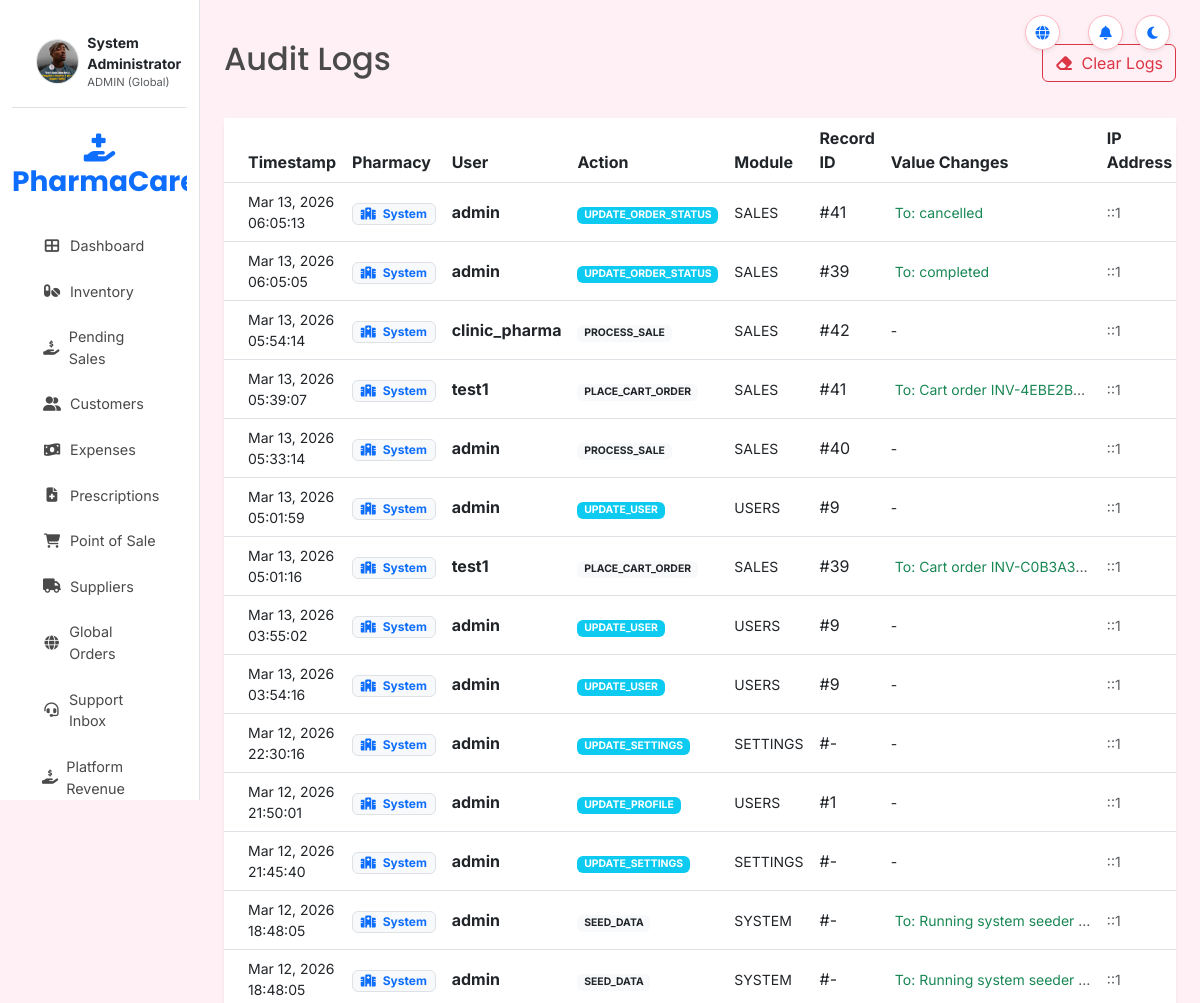
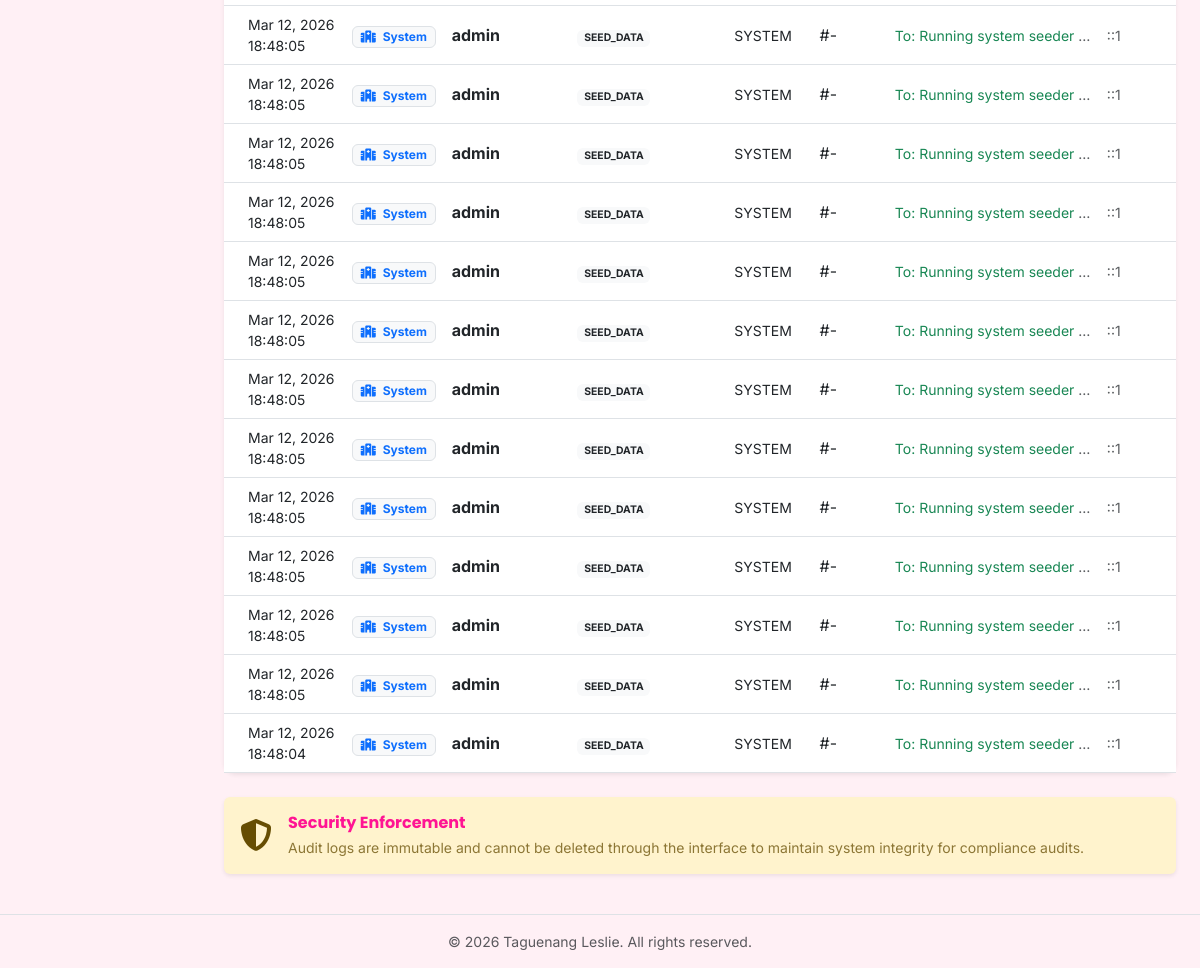
/audit_logs.php (signed in), run on the app's committed database (2 pictures, top to bottom).
### tables this page shows
CREATE TABLE IF NOT EXISTS audit_logs (
    id INT PRIMARY KEY AUTO_INCREMENT,
    user_id INT,
    action VARCHAR(100) NOT NULL,
    table_name VARCHAR(50),
    record_id INT,
    old_value TEXT,
    new_value TEXT,
    ip_address VARCHAR(45),
    pharmacy_id INT,
    created_at TIMESTAMP DEFAULT CURRENT_TIMESTAMP,
    FOREIGN KEY (user_id) REFERENCES users(id) ON DELETE SET NULL,
    FOREIGN KEY (pharmacy_id) REFERENCES pharmacies(id) ON DELETE SET NULL
);

CREATE TABLE IF NOT EXISTS users (
    id INT PRIMARY KEY AUTO_INCREMENT,
    username VARCHAR(50) UNIQUE NOT NULL,
    email VARCHAR(100) UNIQUE NOT NULL,
    password_hash VARCHAR(255) NOT NULL,
    role ENUM('admin', 'pharmacist', 'cashier', 'customer') NOT NULL,
    full_name VARCHAR(100),
    avatar VARCHAR(255),
    pharmacy_id INT,  
    created_at TIMESTAMP DEFAULT CURRENT_TIMESTAMP,
    last_login TIMESTAMP NULL,
    is_active BOOLEAN DEFAULT TRUE,
    language VARCHAR(10) DEFAULT 'en',  
    last_notif_dismissal TIMESTAMP NULL DEFAULT NULL,
    FOREIGN KEY (pharmacy_id) REFERENCES pharmacies(id) ON DELETE SET NULL
);

### audit_logs.php (the view, shortened to what this page needs)
<?php
require_once 'includes/config/database.php';
$limit = 50;
$page = isset($_GET['page']) ? (int)$_GET['page'] : 1;
$offset = ($page - 1) * $limit;
try {
    $pharma_id = $_SESSION['pharmacy_id'];
    $where = $pharma_id ? "WHERE l.pharmacy_id = $pharma_id" : "";
    $sql = "SELECT l.*, u.username, p.name as pharmacy_name
            FROM audit_logs l
            LEFT JOIN users u ON l.user_id = u.id
            LEFT JOIN pharmacies p ON l.pharmacy_id = p.id
            $where
            ORDER BY l.created_at DESC
            LIMIT ? OFFSET ?";
    $stmt = $pdo->prepare($sql);
    $stmt->bindParam(1, $limit, PDO::PARAM_INT);
    $stmt->bindParam(2, $offset, PDO::PARAM_INT);
    $stmt->execute();
    $logs = $stmt->fetchAll();
} catch (PDOException $e) {
    $logs = [];
    $pages = 0;
}
include 'includes/templates/header.php';
?>
<div class="d-flex justify-content-between flex-wrap flex-md-nowrap align-items-center pt-3 pb-2 mb-4">
    <h1 class="h2">Audit Logs</h1>
    <div class="btn-toolbar mb-2 mb-md-0">
        <button type="button" class="btn btn-outline-danger" onclick="alert('Manual clearing is disabled for security reasons.')">
            <i class="fas fa-eraser me-1"></i> Clear Logs
        </button>
    </div>
</div>
<div class="card shadow-sm border-0">
    <div class="card-body p-0">
        <div class="table-responsive">
            <table class="table table-hover align-middle mb-0">
                <thead class="bg-light">
                    <tr>
                        <th class="ps-4">Timestamp</th>
                        <?php if (!$pharma_id): ?><th>Pharmacy</th><?php endif; ?>
                        <th>User</th>
                        <th>Action</th>
                        <th>Module</th>
                        <th>Record ID</th>
                        <th>Value Changes</th>
                        <th class="pe-4">IP Address</th>
                    </tr>
                </thead>
                <tbody>
                    <?php if (empty($logs)): ?>
                    <tr><td colspan="7" class="text-center py-5 text-muted">No audit logs found.</td></tr>
                    <?php else: foreach ($logs as $l): ?>
                    <tr>
                        <td class="ps-4 small"><?php echo date('M d, Y H:i:s', strtotime($l['created_at'])); ?></td>
                        <?php if (!$pharma_id): ?>
                        <td><span class="badge bg-light text-primary border"><i class="fas fa-hospital me-1"></i> <?php echo $l['pharmacy_name'] ?: 'System'; ?></span></td>
                        <?php endif; ?>
                        <td><span class="fw-bold"><?php echo $l['username'] ?: 'System'; ?></span></td>
                        <td>
                            <?php
                            $badge_class = 'bg-light text-dark';
                            if (str_contains($l['action'], 'UPDATE')) $badge_class = 'bg-info';
                            ?>
                            <span class="badge <?php echo $badge_class; ?> small text-uppercase" style="font-size: 0.65rem;"><?php echo $l['action']; ?></span>
                        </td>
                        <td><small><?php echo strtoupper($l['table_name']); ?></small></td>
                        <td>#<?php echo $l['record_id'] ?: '-'; ?></td>
                        <td class="small">
                            <?php if ($l['old_value'] || $l['new_value']): ?>
                                <div class="text-muted text-truncate" style="max-width: 200px;">
                                    <?php echo $l['new_value'] ? '<span class="text-success ms-1">To: ' . $l['new_value'] . '</span>' : ''; ?>
                                </div>
                            <?php else: ?>
                                -
                            <?php endif; ?>
                        </td>
                        <td class="pe-4 small text-muted"><?php echo $l['ip_address']; ?></td>
                    </tr>
                    <?php endforeach; endif; ?>
                </tbody>
            </table>
        </div>
    </div>
</div>
<div class="alert alert-warning border-0 shadow-sm mt-4">
    <div class="d-flex align-items-center">
        <i class="fas fa-shield-alt fa-2x me-3"></i>
        <div>
            <h6 class="fw-bold mb-1">Security Enforcement</h6>
            <p class="small mb-0 opacity-75">Audit logs are immutable and cannot be deleted through the interface to maintain system integrity for compliance audits.</p>
        </div>
    </div>
</div>
<?php include 'includes/templates/footer.php'; ?>

### assets/css/style.css (style rules this page uses)
:root { --primary-color: #FF69B4; --secondary-color: #FFB6C1; --accent-color: #FF1493; --bg-color: #FFF0F5; --text-color: #4A4A4A; --success-color: #98D8C8; --warning-color: #FFD700; --error-color: #FF6B6B; --white: #FFFFFF; --shadow: 0 4px 6px rgba(0, 0, 0, 0.1); --border-radius: 12px; --glass-bg: rgba(255, 255, 255, 0.8); --glass-border: rgba(255, 255, 255, 0.5); --glass-shadow: 0 8px 32px 0 rgba(31, 38, 135, 0.15); --gradient-1: linear-gradient(135deg, #FF69B4 0%, #FF1493 100%); --gradient-2: linear-gradient(135deg, #FFD700 0%, #FFA500 100%); --gradient-3: linear-gradient(135deg, #FF6B6B 0%, #EE0979 100%); --gradient-4: linear-gradient(135deg, #4facfe 0%, #00f2fe 100%); }
body { background-color: var(--bg-color); color: var(--text-color); font-family: 'Inter', sans-serif; margin: 0; padding: 0; }
h1, h2, h3, h4, h5, h6 { font-family: 'Poppins', sans-serif; font-weight: 700; color: var(--accent-color); }
.card { border: none; border-radius: var(--border-radius); box-shadow: var(--shadow); transition: transform 0.3s ease; }

### data on the page
audit_logs: created_at "Mar 13, 2026 06:05:13", pharmacy_name "System", user.username "admin", action "UPDATE_ORDER_STATUS", table_name "SALES", record "41", new_value "cancelled", ip_address "::1"
audit_logs: created_at "Mar 13, 2026 06:05:05", pharmacy_name "System", user.username "admin", action "UPDATE_ORDER_STATUS", table_name "SALES", record "39", new_value "completed", ip_address "::1"
audit_logs: created_at "Mar 13, 2026 05:54:14", pharmacy_name "System", user.username "clinic_pharma", action "PROCESS_SALE", table_name "SALES", record "42", ip_address "::1"
audit_logs: created_at "Mar 13, 2026 05:39:07", pharmacy_name "System", user.username "test1", action "PLACE_CART_ORDER", table_name "SALES", record "41", new_value "Cart order INV-4EBE2B…", ip_address "::1"
audit_logs: created_at "Mar 13, 2026 05:33:14", pharmacy_name "System", user.username "admin", action "PROCESS_SALE", table_name "SALES", record "40", ip_address "::1"
audit_logs: created_at "Mar 13, 2026 05:01:59", pharmacy_name "System", user.username "admin", action "UPDATE_USER", table_name "USERS", record "9", ip_address "::1"
audit_logs: created_at "Mar 13, 2026 05:01:16", pharmacy_name "System", user.username "test1", action "PLACE_CART_ORDER", table_name "SALES", record "39", new_value "Cart order INV-C0B3A3…", ip_address "::1"
audit_logs: created_at "Mar 13, 2026 03:55:02", pharmacy_name "System", user.username "admin", action "UPDATE_USER", table_name "USERS", record "9", ip_address "::1"
audit_logs: created_at "Mar 13, 2026 03:54:16", pharmacy_name "System", user.username "admin", action "UPDATE_USER", table_name "USERS", record "9", ip_address "::1"
audit_logs: created_at "Mar 12, 2026 22:30:16", pharmacy_name "System", user.username "admin", action "UPDATE_SETTINGS", table_name "SETTINGS", record "-", ip_address "::1"
audit_logs: created_at "Mar 12, 2026 21:50:01", pharmacy_name "System", user.username "admin", action "UPDATE_PROFILE", table_name "USERS", record "1", ip_address "::1"
audit_logs: created_at "Mar 12, 2026 21:45:40", pharmacy_name "System", user.username "admin", action "UPDATE_SETTINGS", table_name "SETTINGS", record "-", ip_address "::1"
audit_logs: created_at "Mar 12, 2026 18:48:05", pharmacy_name "System", user.username "admin", action "SEED_DATA", table_name "SYSTEM", record "-", new_value "Running system seeder…", ip_address "::1"
audit_logs: created_at "Mar 12, 2026 18:48:05", pharmacy_name "System", user.username "admin", action "SEED_DATA", table_name "SYSTEM", record "-", new_value "Running system seeder…", ip_address "::1"
audit_logs: created_at "Mar 12, 2026 18:48:05", pharmacy_name "System", user.username "admin", action "SEED_DATA", table_name "SYSTEM", record "-", new_value "Running system seeder…", ip_address "::1"
audit_logs: created_at "Mar 12, 2026 18:48:05", pharmacy_name "System", user.username "admin", action "SEED_DATA", table_name "SYSTEM", record "-", new_value "Running system seeder…", ip_address "::1"
audit_logs: created_at "Mar 12, 2026 18:48:05", pharmacy_name "System", user.username "admin", action "SEED_DATA", table_name "SYSTEM", record "-", new_value "Running system seeder…", ip_address "::1"
audit_logs: created_at "Mar 12, 2026 18:48:05", pharmacy_name "System", user.username "admin", action "SEED_DATA", table_name "SYSTEM", record "-", new_value "Running system seeder…", ip_address "::1"
audit_logs: created_at "Mar 12, 2026 18:48:05", pharmacy_name "System", user.username "admin", action "SEED_DATA", table_name "SYSTEM", record "-", new_value "Running system seeder…", ip_address "::1"
audit_logs: created_at "Mar 12, 2026 18:48:05", pharmacy_name "System", user.username "admin", action "SEED_DATA", table_name "SYSTEM", record "-", new_value "Running system seeder…", ip_address "::1"
audit_logs: created_at "Mar 12, 2026 18:48:05", pharmacy_name "System", user.username "admin", action "SEED_DATA", table_name "SYSTEM", record "-", new_value "Running system seeder…", ip_address "::1"
audit_logs: created_at "Mar 12, 2026 18:48:05", pharmacy_name "System", user.username "admin", action "SEED_DATA", table_name "SYSTEM", record "-", new_value "Running system seeder…", ip_address "::1"
audit_logs: created_at "Mar 12, 2026 18:48:05", pharmacy_name "System", user.username "admin", action "SEED_DATA", table_name "SYSTEM", record "-", new_value "Running system seeder…", ip_address "::1"
audit_logs: created_at "Mar 12, 2026 18:48:05", pharmacy_name "System", user.username "admin", action "SEED_DATA", table_name "SYSTEM", record "-", new_value "Running system seeder…", ip_address "::1"
audit_logs: created_at "Mar 12, 2026 18:48:05", pharmacy_name "System", user.username "admin", action "SEED_DATA", table_name "SYSTEM", record "-", new_value "Running system seeder…", ip_address "::1"
audit_logs: created_at "Mar 12, 2026 18:48:05", pharmacy_name "System", user.username "admin", action "SEED_DATA", table_name "SYSTEM", record "-", new_value "Running system seeder…", ip_address "::1"
audit_logs: created_at "Mar 12, 2026 18:48:04", pharmacy_name "System", user.username "admin", action "SEED_DATA", table_name "SYSTEM", record "-", new_value "Running system seeder…", ip_address "::1"

### other printed values
$_SESSION['full_name'] "System Administrator"
$_SESSION['role'] "ADMIN"
__('dashboard') "Dashboard"
__('inventory') "Inventory"
__('pending_sales') "Pending Sales"
__('customers') "Customers"
__('expenses') "Expenses"
__('prescriptions') "Prescriptions"
__('pos') "Point of Sale"
__('suppliers') "Suppliers"
COPYRIGHT_YEAR "2026"
COPYRIGHT_HOLDER "Taguenang Leslie"
